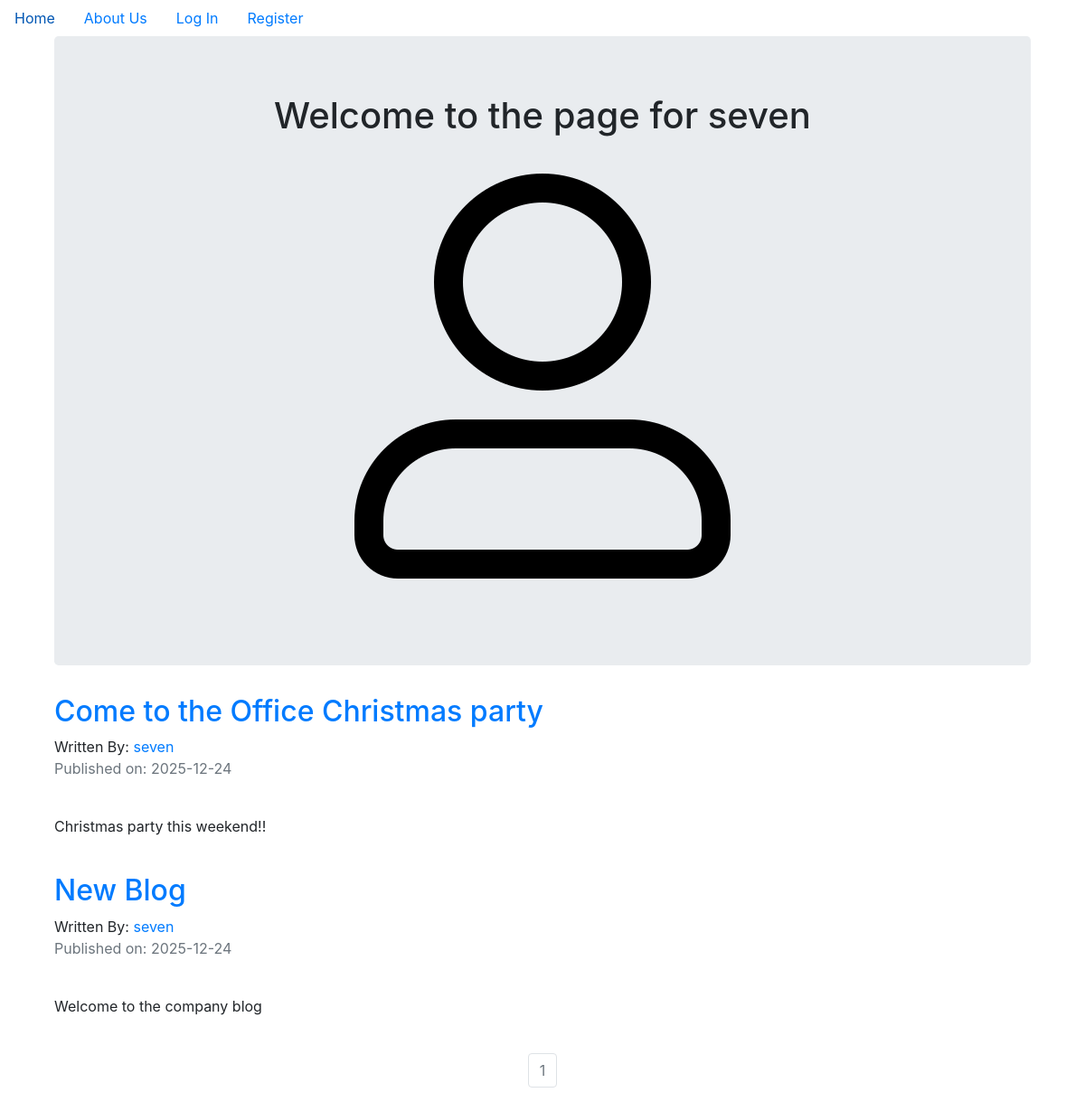
Page /seven on the committed database.
### omenkàcompanyblog/models.py (models this page shows, shortened)
class User(db.Model,UserMixin):
    __tablename__ = 'users'
    id = db.Column(db.Integer,primary_key=True)
    profile_image = db.Column(db.String(64),nullable=False,default='default_profile.png')
    email = db.Column(db.String(64),unique=True,index=True)
    username = db.Column(db.String(64),unique=True,index=True)
    password_hash = db.Column(db.String(128))
    posts = db.relationship('BlogPost',backref='author',lazy=True)

class BlogPost(db.Model):
    users = db.relationship(User)
    id = db.Column(db.Integer,primary_key=True)
    user_id = db.Column(db.Integer,db.ForeignKey('users.id'),nullable=False)
    date = db.Column(db.DateTime,nullable=False,default=datetime.utcnow)
    title = db.Column(db.String(140),nullable=False)
    text = db.Column(db.Text,nullable=False)

### omenkàcompanyblog/users/views.py (the view)
@users.route("/<username>")
def user_posts(username):
    page = request.args.get('page',1,type=int)
    user = User.query.filter_by(username=username).first_or_404()
    blog_posts = BlogPost.query.filter_by(author=user).order_by(BlogPost.date.desc()).paginate(page=page,per_page=5)
    return render_template('user_blog_posts.html',blog_posts=blog_posts,user=user)

### omenkàcompanyblog/templates/user_blog_posts.html
{% extends "base.html" %}
{% block content %}
<div class="container">
  <div class="jumbotron">
    <div align='center'>
      <h1>Welcome to the page for {{user.username}}</h1>
      <img src="{{url_for('static',filename='profile_pics/'+user.profile_image)}}" >
    </div>
  </div>
{% for post in blog_posts.items  %}
  <h2> <a href="{{url_for('blog_posts.blog_post',blog_post_id=post.id)}}">{{post.title}}</a> </h2>
  Written By: <a href="{{url_for('users.user_posts',username=post.author.username)}}">{{post.author.username}}</a>
  <p class='text-muted'>Published on: {{post.date.strftime("%Y-%m-%d")}}</p>
   <br>
   <p>{{post.text}}</p>
   <br>
{% endfor %}
</div>
<nav aria-label='Page Navigation example'>
  <ul class="pagination justify-content-center">
    {% for page_num in blog_posts.iter_pages(left_edge=1,right_edge=1,left_current=1,right_current=2)  %}
      {% if blog_posts.page == page_num %}
      <li class='page-item disabled'>
        <a class="page-link" href="{{url_for('users.user_posts',username=user.username,page=page_num)}}">{{ page_num}}</a>
      </li>
      {% else %}
      <li class='page-item'>
        <a class="page-link" href="{{url_for('users.user_posts',username=user.username,page=page_num)}}">{{ page_num}}</a>
      </li>
      {% endif %}
    {% endfor %}
  </ul>
</nav>
{% endblock %}

### omenkàcompanyblog/templates/base.html (shortened to what this page needs)
<!DOCTYPE html>
<html>
  <head>
    <link rel="stylesheet" href="https://maxcdn.bootstrapcdn.com/bootstrap/4.0.0/css/bootstrap.min.css">
  </head>
  <body>
  <ul class="nav">
  <li class="nav-item">
    <a class="nav-link" href="{{ url_for('core.index') }}">Home</a>
  </li>
  <li class="nav-item">
    <a class="nav-link" href="{{ url_for('core.info') }}">About Us</a>
  </li>
    {% if current_user.is_authenticated %}
    <li class="nav-link"><a href="{{ url_for('users.logout') }}">Log Out</a></li>
    <li class="nav-link"><a href="{{ url_for('users.account') }}">Account</a></li>
    <li class="nav-link"><a href="{{ url_for('blog_posts.create_post') }}">Create Post</a></li>
    {% else %}
    <li class="nav-link"><a href="{{ url_for('users.login') }}">Log In</a></li>
    <li class="nav-link"><a href="{{ url_for('users.register') }}">Register</a></li>
    {% endif %}
</ul>
<div class="container">
  {% block content %}
  {% endblock %}
</div>
  </body>
</html>

### rows in the picture
User: username "seven", profile_image (placeholder picture)
BlogPost: title "Come to the Office Christmas party", author.username "seven", date "2025-12-24", text "Christmas party this weekend!!"
BlogPost: title "New Blog", author.username "seven", date "2025-12-24", text "Welcome to the company blog"

### other values in the picture
{{ page_num }} "1"
